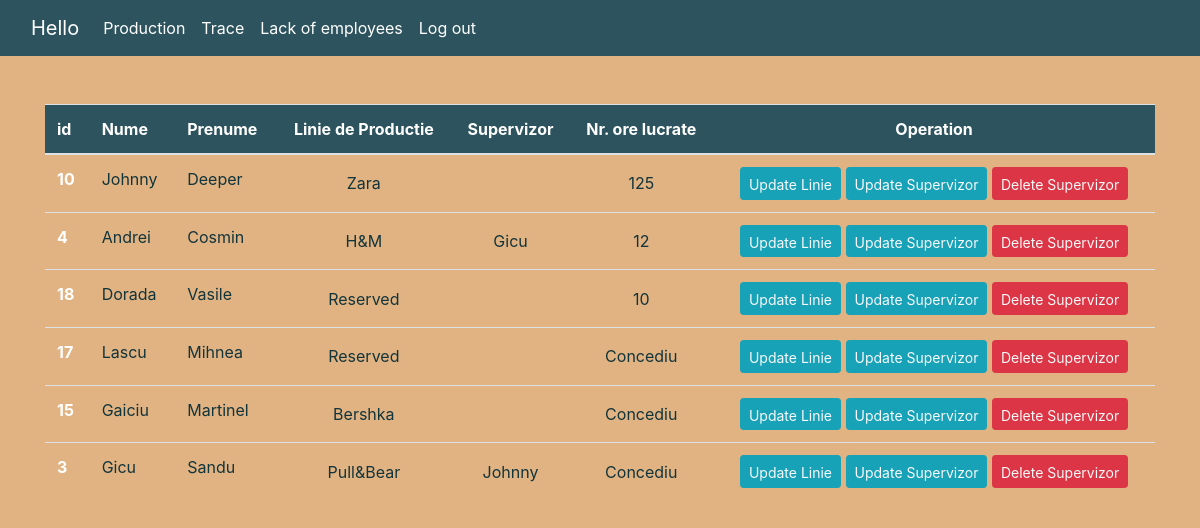
Page /MyShop/dislinieprod.php on the committed database.
### tables this page shows
CREATE TABLE `angajati` (
  `AngajatiD` int(11) NOT NULL,
  `Nume` varchar(50) NOT NULL,
  `Prenume` varchar(50) NOT NULL,
  `CNP` char(13) NOT NULL,
  `Oras` varchar(50) NOT NULL,
  `Strada` varchar(50) NOT NULL,
  `NrTel` char(13) NOT NULL,
  `Sex` char(1) NOT NULL,
  `DataNasterii` timestamp NOT NULL DEFAULT current_timestamp() ON UPDATE current_timestamp(),
  `Salariu` decimal(8,2) NOT NULL,
  `SupervizorID` int(11) DEFAULT NULL,
  `LinieProductieID` int(11) DEFAULT NULL
);

CREATE TABLE `liniedeproductie` (
  `LinieProductieID` int(11) NOT NULL,
  `NumeBrand` varchar(50) NOT NULL,
  `CodRaion` varchar(50) NOT NULL
);

### MyShop/dislinieprod.php (the view, shortened to what this page needs)
<?php
require_once 'include/db.inc.php';
?>
<!DOCTYPE html>
<html lang="en">
<head>
    <link rel="stylesheet" href="https://cdn.jsdelivr.net/npm/bootstrap@4.0.0/dist/css/bootstrap.min.css">
    <link rel="stylesheet" href="style/Popup.css">
</head>
<body>
    <nav class="navbar navbar-expand-lg bg-body-tertiary " style="background-color: #2d545e;">
        <div class="container-fluid">
            <a class="navbar-brand" href="display.php">Hello
            </a>
            <div class="collapse navbar-collapse" id="navbarNav">
                <ul class="navbar-nav">
                    <li class="nav-item">
                        <a class="nav-link active" aria-current="page" href="dislinieprod.php">Production</a>
                    </li>
                    <li class="nav-item">
                        <a class="nav-link" href="distrace.php">Trace</a>
                    </li>
                    <li class="nav-item">
                        <a class="nav-link" href="dislack.php">Lack of employees</a>
                    </li>
                    <li class="nav-item">
                        <a class="nav-link" href="login.php">Log out</a>
                    </li>
                </ul>
            </div>
        </div>
    </nav>
    <div class="container">
        <table class="table my-5">
            <thead class="thead" style="background-color: #2d545e;">
                <tr>
                    <th scope="col">id</th>
                    <th scope="col">Nume</th>
                    <th scope="col">Prenume</th>
                    <th scope="col" style="text-align:center">Linie de Productie</th>
                    <th scope="col" style="text-align:center">Supervizor</th>
                    <th scope="col" style="text-align:center">Nr. ore lucrate</th>
                    <th scope="col" style="text-align:center">Operation</th>
            </thead>
            <tbody>
                <?php
                $sql = "SELECT A.AngajatiD, A.Nume, A.Prenume, B.NumeBrand, C.Nume AS 'NumeSupervizor', ( SELECT SUM(NrOreSaptamana)
                                                                                                          FROM `angajatiarticole`
                                                                                                          WHERE AngajatID = A.AngajatiD
                                                                                                        ) AS 'NrOreLucrate'
                        FROM angajati A
                        INNER JOIN liniedeproductie B ON A.LinieProductieID = B.LinieProductieID
                        LEFT JOIN angajati AS C ON A.SupervizorID = C.AngajatiD
                        GROUP BY A.AngajatiD
                        ORDER BY ( SELECT AVG(NrOreSaptamana)
                                   FROM angajatiarticole
                                   WHERE AngajatID = A.AngajatiD
                                 ) DESC;";
                $result = $pdo->query($sql);
                if ($result) {
                    while ($row = $result->fetch(PDO::FETCH_ASSOC)) {
                        $id = $row["AngajatiD"];
                        $nume = $row["Nume"];
                        $prenume = $row["Prenume"];
                        $linieid = $row["NumeBrand"];
                        $supervizor = $row["NumeSupervizor"];
                        $nrorelucrate = $row["NrOreLucrate"];
                        if(!$nrorelucrate)
                            $nrorelucrate = "Concediu";
                        echo '<tr>
                        <th scope="row">' . $id . '</th>
                        <td>' . $nume . '</td>
                        <td>' . $prenume . '</td>
                        <td class="align-middle" style="text-align:center">' . $linieid . '</td>
                        <td class="align-middle" style="text-align:center">' . $supervizor . '</td>
                        <td class="align-middle" style="text-align:center">' . $nrorelucrate . '</td>
                        <td style="text-align:center">
                        <button class="btn btn-info btn-sm" ><a href="operations/updatelinie.php?
                        updateid=' . $id . '" class="text-light align-middle">Update Linie</a></button>
                        <button class="btn btn-info btn-sm" ><a href="operations/updatesuper.php?
                        updateid=' . $id . '" class="text-light align-middle">Update Supervizor</a></button>
                        <button class="btn btn-danger btn-sm" ><a href="operations/deletesuper.php?
                        deleteid=' . $id . '" class="text-light align-middle">Delete Supervizor</a></button>
                        </tr>';
                    }
                }
                ?>
            </tbody>
        </table>
    </div>
</body>
</html>

### MyShop/style/Popup.css (style rules this page uses)
body { background-color: #e1b382 !important; }
.navbar-nav .nav-link, .navbar-brand, th { color: white !important; }
td { color: #12343b; }

### rows in the picture
angajati: AngajatiD "10", Nume "Johnny", Prenume "Deeper", LinieProductieID.NumeBrand "Zara", nrorelucrate "125"
angajati: AngajatiD "4", Nume "Andrei", Prenume "Cosmin", LinieProductieID.NumeBrand "H&M", SupervizorID.Nume "Gicu", nrorelucrate "12"
angajati: AngajatiD "18", Nume "Dorada", Prenume "Vasile", LinieProductieID.NumeBrand "Reserved", nrorelucrate "10"
angajati: AngajatiD "17", Nume "Lascu", Prenume "Mihnea", LinieProductieID.NumeBrand "Reserved", nrorelucrate "Concediu"
angajati: AngajatiD "15", Nume "Gaiciu", Prenume "Martinel", LinieProductieID.NumeBrand "Bershka", nrorelucrate "Concediu"
angajati: AngajatiD "3", Nume "Gicu", Prenume "Sandu", LinieProductieID.NumeBrand "Pull&Bear", SupervizorID.Nume "Johnny", nrorelucrate "Concediu"
